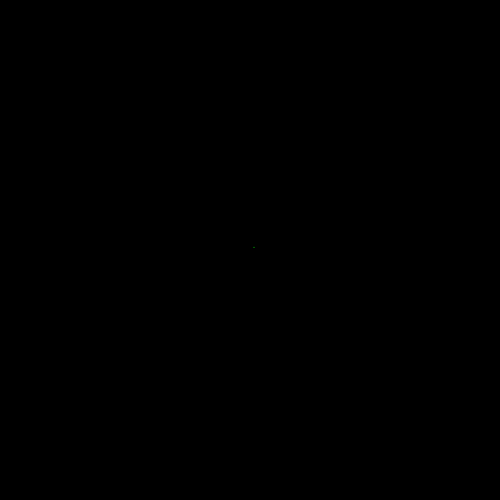
Frame 1 (no input)
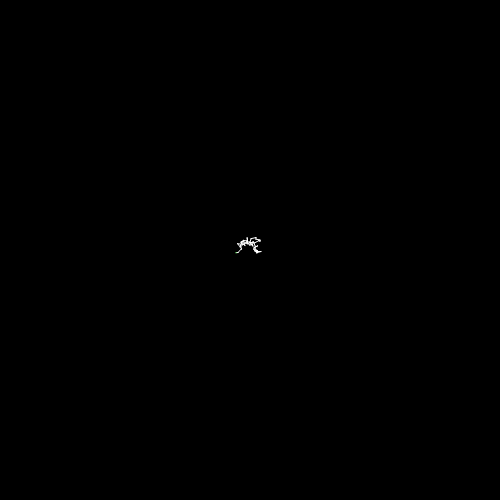
Frame 60 (no input)
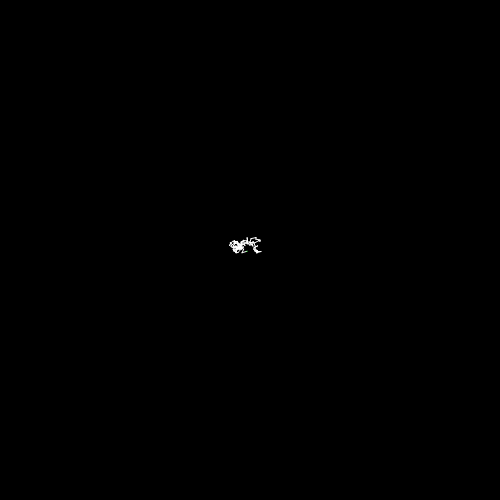
Frame 120 (the mouse pressed at the canvas centre since frame 60)

The p5.js sketch that drew these frames (run headless with seeded random() and noise() and a simulated clock; from frame 60 on, the mouse is pressed at the canvas centre):

// p5.js sketch
// ── sketch.js
var walker;

function setup(){
  createCanvas(500, 500);
  walker = new Walker();
}

function draw(){
  background(0);

  walker.update();
  walker.show();
}

function Walker(){
  this.pos = createVector(width / 2, height / 2);
  this.path = [];

  this.update = function(){

    let randomVector = p5.Vector.random2D();
    let randomMag = Math.random() * 5;

    randomVector.mult(randomMag);

    this.pos.add(randomVector);

    this.path.push({
      pos: createVector(this.pos.x, this.pos.y)
    });
  }

  this.show = function(){
    stroke(255);
    strokeWeight(1);

    for(let i = 0; i < this.path.length - 1; i++){
      let element = this.path[i];
      point(element.pos.x, element.pos.y);
      line(element.pos.x, element.pos.y, this.path[i+1].pos.x, this.path[i+1].pos.y);
    }

    push();
    stroke(0, 255, 0);
    point(this.pos.x, this.pos.y);
    pop();
  }
}
